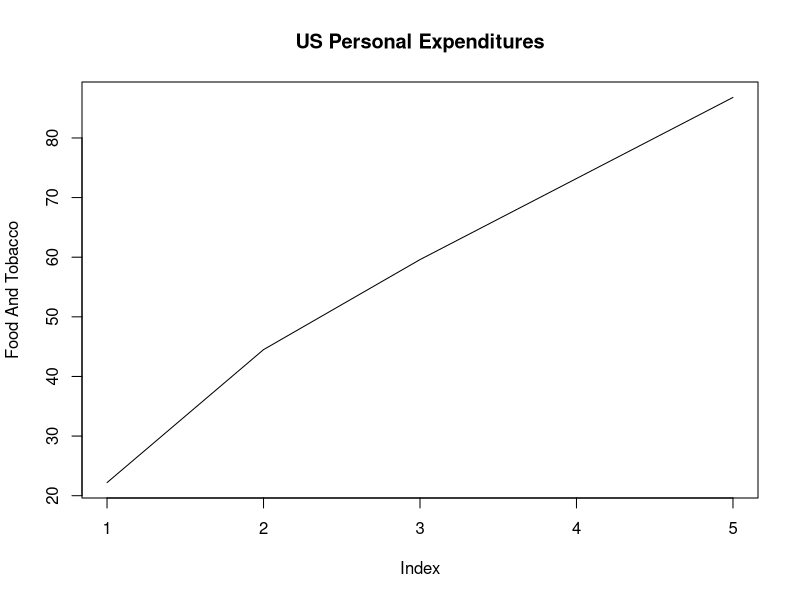

Source code (R):
## ---- chunk 1
plot(USPersonalExpenditure[1, ], type="l", ylab="Food And Tobacco", main="US Personal Expenditures")
